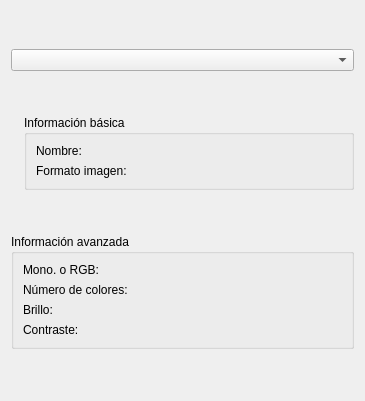
<?xml version="1.0" encoding="UTF-8"?>
<ui version="4.0">
 <class>image_info</class>
 <widget class="QDialog" name="image_info">
  <property name="geometry">
   <rect>
    <x>0</x>
    <y>0</y>
    <width>365</width>
    <height>401</height>
   </rect>
  </property>
  <property name="windowTitle">
   <string>Dialog</string>
  </property>
  <layout class="QGridLayout" name="gridLayout">
   <item row="2" column="0" colspan="2">
    <widget class="QGroupBox" name="Advanced_box">
     <property name="sizePolicy">
      <sizepolicy hsizetype="Preferred" vsizetype="Maximum">
       <horstretch>0</horstretch>
       <verstretch>0</verstretch>
      </sizepolicy>
     </property>
     <property name="title">
      <string>Información avanzada</string>
     </property>
     <layout class="QVBoxLayout" name="verticalLayout_2">
      <item>
       <widget class="QLabel" name="MoRGB_label">
        <property name="text">
         <string>Mono. o RGB: </string>
        </property>
       </widget>
      </item>
      <item>
       <widget class="QLabel" name="Ncolor_label">
        <property name="text">
         <string>Número de colores: </string>
        </property>
       </widget>
      </item>
      <item>
       <widget class="QLabel" name="label_5">
        <property name="text">
         <string>Brillo:</string>
        </property>
       </widget>
      </item>
      <item>
       <widget class="QLabel" name="label">
        <property name="text">
         <string>Contraste:</string>
        </property>
       </widget>
      </item>
     </layout>
    </widget>
   </item>
   <item row="0" column="0" colspan="2">
    <widget class="QComboBox" name="Image_selector"/>
   </item>
   <item row="1" column="0">
    <widget class="QLabel" name="IMG">
     <property name="sizePolicy">
      <sizepolicy hsizetype="Maximum" vsizetype="Preferred">
       <horstretch>0</horstretch>
       <verstretch>0</verstretch>
      </sizepolicy>
     </property>
     <property name="text">
      <string/>
     </property>
     <property name="pixmap">
      <pixmap resource="application.qrc">:/Imagenes/Imagenes_GUI/info.png</pixmap>
     </property>
     <property name="scaledContents">
      <bool>false</bool>
     </property>
     <property name="wordWrap">
      <bool>false</bool>
     </property>
    </widget>
   </item>
   <item row="1" column="1">
    <widget class="QGroupBox" name="Basic_box">
     <property name="sizePolicy">
      <sizepolicy hsizetype="Preferred" vsizetype="Maximum">
       <horstretch>0</horstretch>
       <verstretch>0</verstretch>
      </sizepolicy>
     </property>
     <property name="title">
      <string>Información básica</string>
     </property>
     <layout class="QVBoxLayout" name="verticalLayout">
      <item>
       <widget class="QLabel" name="name_label">
        <property name="text">
         <string>Nombre: </string>
        </property>
       </widget>
      </item>
      <item>
       <widget class="QLabel" name="format_label">
        <property name="text">
         <string>Formato imagen: </string>
        </property>
       </widget>
      </item>
     </layout>
    </widget>
   </item>
  </layout>
 </widget>
 <resources>
  <include location="application.qrc"/>
 </resources>
 <connections/>
</ui>
